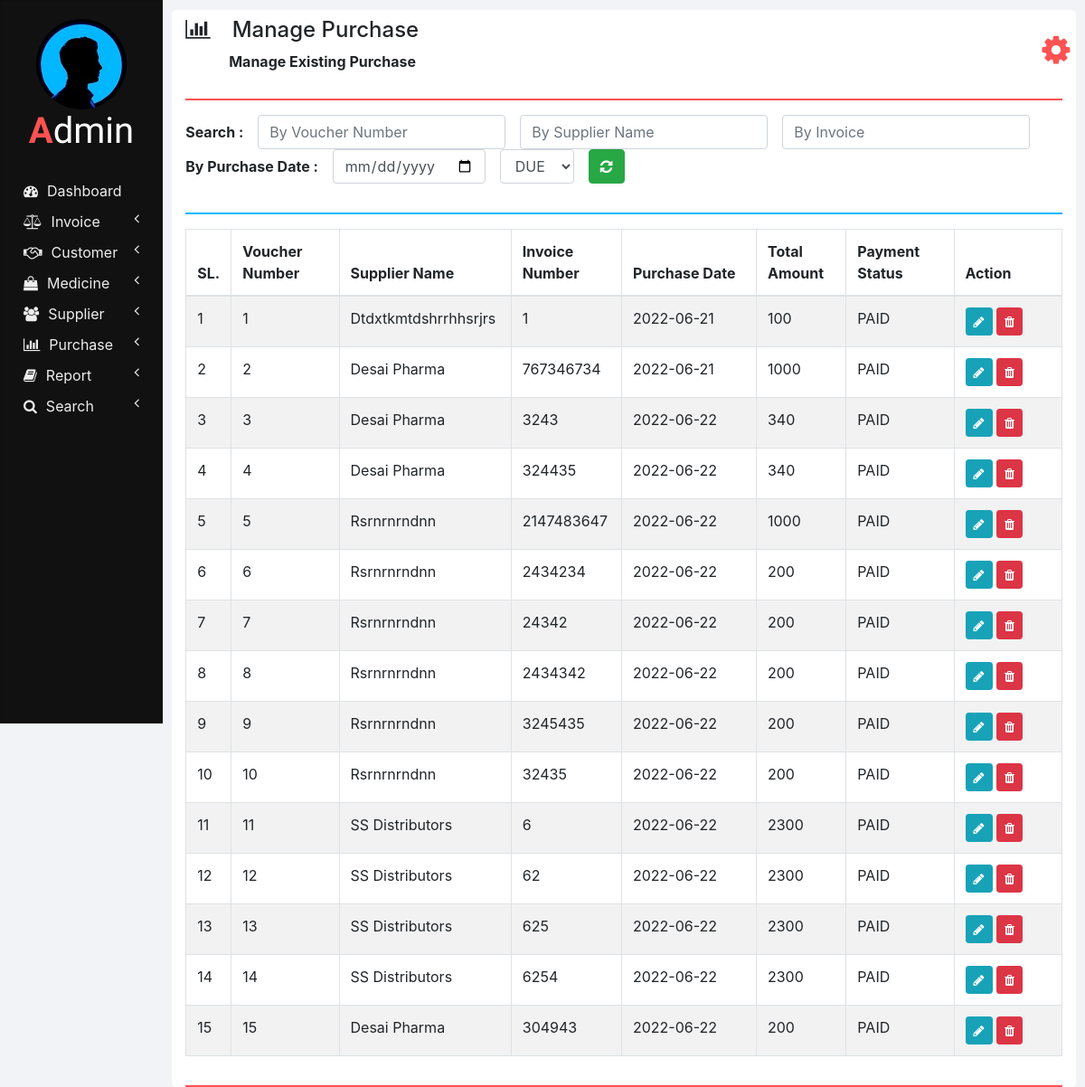
Screenshot of /manage_purchase.php with the database file from the repository.
### tables this page shows
CREATE TABLE `purchases` (
  `SUPPLIER_NAME` varchar(100) NOT NULL,
  `INVOICE_NUMBER` int(11) NOT NULL,
  `VOUCHER_NUMBER` int(11) NOT NULL,
  `PURCHASE_DATE` varchar(10) NOT NULL,
  `TOTAL_AMOUNT` double NOT NULL,
  `PAYMENT_STATUS` varchar(20) NOT NULL
);

### php/manage_purchase.php (the view, shortened to what this page needs)
<?php
  function showPurchases($id) {
    require "db_connection.php";
    if($con) {
      $seq_no = 0;
      $query = "SELECT * FROM purchases";
      $result = mysqli_query($con, $query);
      while($row = mysqli_fetch_array($result)) {
        $seq_no++;
        if($row['VOUCHER_NUMBER'] == $id)
          showEditOptionsRow($seq_no, $row);
        else
          showPurchaseRow($seq_no, $row);
      }
    }
  }
  function showPurchaseRow($seq_no, $row) {
    ?>
    <tr>
      <td><?php echo $seq_no; ?></td>
      <td><?php echo $row['VOUCHER_NUMBER']; ?></td>
      <td><?php echo $row['SUPPLIER_NAME'] ?></td>
      <td><?php echo $row['INVOICE_NUMBER']; ?></td>
      <td><?php echo $row['PURCHASE_DATE']; ?></td>
      <td><?php echo $row['TOTAL_AMOUNT']; ?></td>
      <td><?php echo $row['PAYMENT_STATUS']; ?></td>
      <td>
        <button href="" class="btn btn-info btn-sm" onclick="editPurchase(<?php echo $row['VOUCHER_NUMBER']; ?>);">
          <i class="fa fa-pencil"></i>
        </button>
        <button class="btn btn-danger btn-sm" onclick="deletePurchase(<?php echo $row['VOUCHER_NUMBER']; ?>);">
          <i class="fa fa-trash"></i>
        </button>
      </td>
    </tr>
    <?php
  }
  ?>

### css/sidenav.css (style rules this page uses)
body { background-color: #f1f3f6; }
.sidenav { width: 15%; height: 100vh; background-color: #222222; position: fixed; z-index: 1; flex: 1 0 auto; }
.card { width: 100%; height: 100%; top: 0; border-radius: 0; background-color: #111111; }
.logo .logo-caption { font-family: 'Poiret One', cursive; color: #ffffff; text-align: center; margin-bottom: 25px; }
.logo .profile { margin-left: 50%; border-radius: 50%; transform: translate(-50%); }
.logo .tweak { color: #ff5252; font-weight: bold; }
.main-menu-item { padding: 5px 5px; cursor: pointer; }
.main-menu-item > a { color: #eeeeee; text-decoration: none; font-size: 16px; }
.main-menu-item > a > span { margin-left: 10px; }

### css/home.css (style rules this page uses)
html, body { height: 100vh; }

### rows the page displays
purchases: seq_no "1", VOUCHER_NUMBER "1", SUPPLIER_NAME "Dtdxtkmtdshrrhhsrjrs", INVOICE_NUMBER "1", PURCHASE_DATE "2022-06-21", TOTAL_AMOUNT "100", PAYMENT_STATUS "PAID"
purchases: seq_no "2", VOUCHER_NUMBER "2", SUPPLIER_NAME "Desai Pharma", INVOICE_NUMBER "767346734", PURCHASE_DATE "2022-06-21", TOTAL_AMOUNT "1000", PAYMENT_STATUS "PAID"
purchases: seq_no "3", VOUCHER_NUMBER "3", SUPPLIER_NAME "Desai Pharma", INVOICE_NUMBER "3243", PURCHASE_DATE "2022-06-22", TOTAL_AMOUNT "340", PAYMENT_STATUS "PAID"
purchases: seq_no "4", VOUCHER_NUMBER "4", SUPPLIER_NAME "Desai Pharma", INVOICE_NUMBER "324435", PURCHASE_DATE "2022-06-22", TOTAL_AMOUNT "340", PAYMENT_STATUS "PAID"
purchases: seq_no "5", VOUCHER_NUMBER "5", SUPPLIER_NAME "Rsrnrnrndnn", INVOICE_NUMBER "2147483647", PURCHASE_DATE "2022-06-22", TOTAL_AMOUNT "1000", PAYMENT_STATUS "PAID"
purchases: seq_no "6", VOUCHER_NUMBER "6", SUPPLIER_NAME "Rsrnrnrndnn", INVOICE_NUMBER "2434234", PURCHASE_DATE "2022-06-22", TOTAL_AMOUNT "200", PAYMENT_STATUS "PAID"
purchases: seq_no "7", VOUCHER_NUMBER "7", SUPPLIER_NAME "Rsrnrnrndnn", INVOICE_NUMBER "24342", PURCHASE_DATE "2022-06-22", TOTAL_AMOUNT "200", PAYMENT_STATUS "PAID"
purchases: seq_no "8", VOUCHER_NUMBER "8", SUPPLIER_NAME "Rsrnrnrndnn", INVOICE_NUMBER "2434342", PURCHASE_DATE "2022-06-22", TOTAL_AMOUNT "200", PAYMENT_STATUS "PAID"
purchases: seq_no "9", VOUCHER_NUMBER "9", SUPPLIER_NAME "Rsrnrnrndnn", INVOICE_NUMBER "3245435", PURCHASE_DATE "2022-06-22", TOTAL_AMOUNT "200", PAYMENT_STATUS "PAID"
purchases: seq_no "10", VOUCHER_NUMBER "10", SUPPLIER_NAME "Rsrnrnrndnn", INVOICE_NUMBER "32435", PURCHASE_DATE "2022-06-22", TOTAL_AMOUNT "200", PAYMENT_STATUS "PAID"
purchases: seq_no "11", VOUCHER_NUMBER "11", SUPPLIER_NAME "SS Distributors", INVOICE_NUMBER "6", PURCHASE_DATE "2022-06-22", TOTAL_AMOUNT "2300", PAYMENT_STATUS "PAID"
purchases: seq_no "12", VOUCHER_NUMBER "12", SUPPLIER_NAME "SS Distributors", INVOICE_NUMBER "62", PURCHASE_DATE "2022-06-22", TOTAL_AMOUNT "2300", PAYMENT_STATUS "PAID"
purchases: seq_no "13", VOUCHER_NUMBER "13", SUPPLIER_NAME "SS Distributors", INVOICE_NUMBER "625", PURCHASE_DATE "2022-06-22", TOTAL_AMOUNT "2300", PAYMENT_STATUS "PAID"
purchases: seq_no "14", VOUCHER_NUMBER "14", SUPPLIER_NAME "SS Distributors", INVOICE_NUMBER "6254", PURCHASE_DATE "2022-06-22", TOTAL_AMOUNT "2300", PAYMENT_STATUS "PAID"
purchases: seq_no "15", VOUCHER_NUMBER "15", SUPPLIER_NAME "Desai Pharma", INVOICE_NUMBER "304943", PURCHASE_DATE "2022-06-22", TOTAL_AMOUNT "200", PAYMENT_STATUS "PAID"

### other values shown
$heading "Manage Purchase"
$sub_heading "Manage Existing Purchase"
